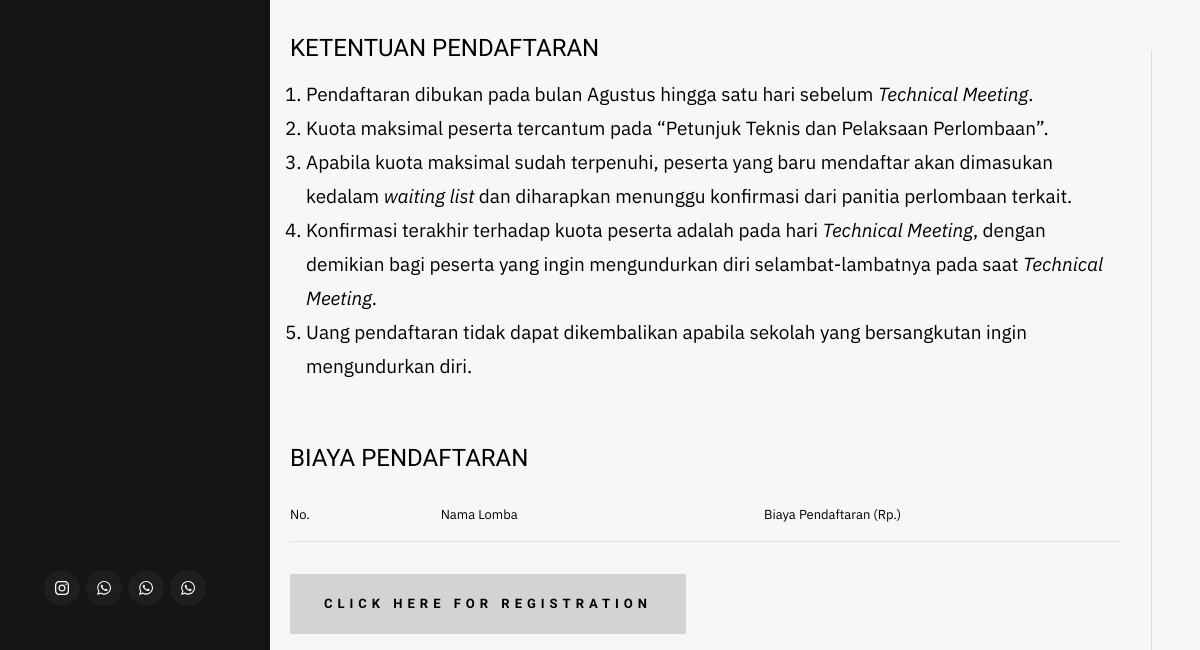
Before: /index.php/registration (lower part) with the older database file.
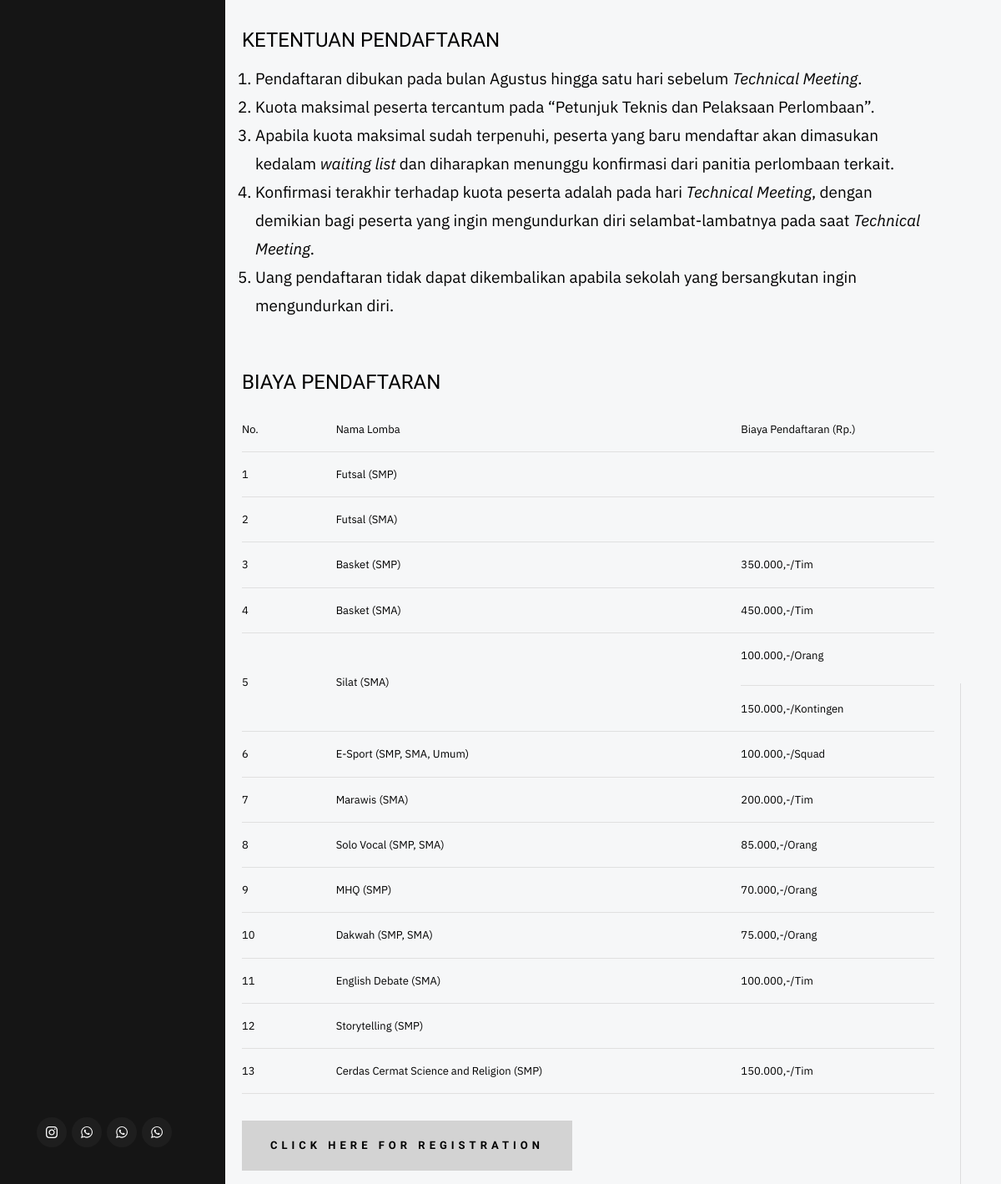
After: the same page with the newer database file.
### tables this page shows
CREATE TABLE `biaya_lomba` (
  `id` int(10) NOT NULL,
  `nama_lomba` varchar(255) NOT NULL,
  `biaya` varchar(255) DEFAULT NULL,
  `row` varchar(10) NOT NULL,
  `sub_harga` varchar(200) DEFAULT NULL
);

### application/controllers/Registration.php (called while the page is built, shortened)
<?php
class Registration extends CI_Controller{
	public function __construct()
	{
		$this->load->model('M_reg');
		$this->load->library('form_validation');
	}
	public function index()
	{
		$data['lomba']=[
			'Futsal (SMP)',
			'Futsal (SMA)',
			'Basket (SMP)',
			'Basket (SMA)',
			'Silat (SMA)',
			'E-Sport (SMP)',
			'E-Sport (SMA)',
			'E-Sport (Umum)',
			'Marawis (SMA)',
			'Solo Vocal (SMP)',
			'Solo Vocal (SMA)',
			'MHQ (SMP)',
			'Dakwah (SMP)',
			'Dakwah (SMA)',
			'English Debate (SMA)',
			'Storytelling (SMP)',
			'Cerdas Cermat Science and Religion (SMP)'
		];
		$data['laguL'] = [
			'Photograph', 'Arti Sahabat', 'Gajah'
		];
		$data['biaya'] = $this->M_reg->biaya();
		$this->form_validation->set_rules('cName','Nama Lengkap','trim|required');
		$this->form_validation->set_rules('cEmail','Alamat Email','trim|required|valid_email');
		$this->form_validation->set_rules('cGender','Jenis Kelamin','trim|required');
		$this->form_validation->set_rules('cDateBirth','Tanggal Lahir','trim|required');
		$this->form_validation->set_rules('cAdress','Alamat','trim|required');
		$this->form_validation->set_rules('cPhone','No Telpon','trim|required|numeric');
		$this->form_validation->set_rules('cLomba','Mata lomba','trim|required');
		$this->form_validation->set_rules('cLagu','Lagu Pilihan','trim');
		$this->form_validation->set_rules('cAsal','Asal Sekolah','trim|required');
		$this->form_validation->set_rules('cNoSekolah','No Telp. Sekolah','trim|required|numeric');
		$this->form_validation->set_rules('cNamaPembina','Nama Pembina','trim|required');
		$this->form_validation->set_rules('cNoPembina','No Telp. Pembina','trim|required|numeric');
		if($this->form_validation->run()==false){
		$this->load->view('registration',$data);
		}else{
			$this->M_reg->daftar();
			redirect(base_url(),'refresh');
		}
	}
}

### index.php (called while the page is built, shortened)
<?php
require_once BASEPATH.'core/CodeIgniter.php';

### application/models/M_reg.php (called while the page is built, shortened)
<?php
class M_reg extends CI_Model {
    public function biaya()
    {
        return $this->db->get('biaya_lomba')->result_array();
	}
}

### application/views/registration.php (the view, shortened to what this page needs)
<!DOCTYPE html>
<html class="no-js" lang="en">
<head>
	<link rel="stylesheet" href="<?= base_url('assets/css/base.css');  ?>">
<link rel="stylesheet" href="<?= base_url('assets/css/vendor.css');  ?>">
<link rel="stylesheet" href="<?= base_url('assets/css/main.css');  ?>">
<link rel="stylesheet" href="<?= base_url('assets/css/style.css');?>">
</head>
<body>
<div id="top" class="s-wrap site-wrapper">
	<header class="s-header">
	<nav class="header__nav-wrap">
	<ul class="header__social">
		<li class="ss-instagram">
			<a href="https://instagram.com/official.xpreso/"><span class="screen-reader-text">Instagram</span></a>
		</li>
		<li class="ss-whatsapp">
			<a href="#0"><span class="screen-reader-text">WhatsApp</span></a>
		</li>
		<li class="ss-whatsapp">
			<a href="#0"><span class="screen-reader-text">WhatsApp</span></a>
		</li>
		<li class="ss-whatsapp">
			<a href="#0"><span class="screen-reader-text">WhatsApp</span></a>
		</li>
	</ul>
	</nav>
	</header>
	<div class="s-content">
<h3>KETENTUAN PENDAFTARAN </h3>
		<ol>
			<li>Pendaftaran dibukan pada bulan Agustus hingga satu hari sebelum <i>Technical Meeting</i>. </li>
			<li>Kuota maksimal peserta tercantum pada “Petunjuk Teknis dan Pelaksaan Perlombaan”. </li>
			<li>Apabila kuota maksimal sudah terpenuhi, peserta yang baru mendaftar akan dimasukan kedalam <i>waiting list</i> dan diharapkan menunggu konfirmasi dari panitia perlombaan terkait. </li>
			<li>Konfirmasi terakhir terhadap kuota peserta adalah pada hari <i>Technical Meeting</i>, dengan demikian bagi peserta yang ingin mengundurkan diri selambat-lambatnya pada saat <i>Technical Meeting</i>. </li>
			<li>Uang pendaftaran tidak dapat dikembalikan apabila sekolah yang bersangkutan ingin mengundurkan diri. </li>
		</ol>
<h3>BIAYA PENDAFTARAN</h3>
<table>
	<td>No.</td>
	<td>Nama Lomba</td>
	<td>Biaya Pendaftaran (Rp.)</td>
	<?php
	$no =1;
	foreach ($biaya as $b):
	?>
<tr>
	<td><?= $no++?></td>
	<td><?= $b['nama_lomba']?></td>
	<td><?= $b['biaya'] .$b['row']. $b['sub_harga'] ?></td>
</tr>
<?php endforeach;?>
</table>
<button id="myBtn">CLICK HERE FOR REGISTRATION</button>
	</div>
</div>
</body>

### assets/css/base.css (style rules this page uses)
html { line-height: 1.15; -webkit-text-size-adjust: 100%; }
body { margin: 0; }
hr { box-sizing: content-box; height: 0; overflow: visible; }
a { background-color: transparent; }
button, input, optgroup, select, textarea { font-family: inherit; font-size: 100%; line-height: 1.15; margin: 0; }
button, input { overflow: visible; }
button, select { text-transform: none; }
button, [type="button"], [type="reset"], [type="submit"] { -webkit-appearance: button; }
html { font-size: 62.5%; box-sizing: border-box; }
*, *::before, *::after { box-sizing: inherit; }
body { font-weight: normal; line-height: 1; word-wrap: break-word; -moz-font-smoothing: grayscale; -moz-osx-font-smoothing: grayscale; -webkit-font-smoothing: antialiased; -webkit-overflow-scrolling: touch; -webkit-text-size-adjust: none; }
div, dl, dt, dd, ul, ol, li, h1, h2, h3, h4, h5, h6, pre, form, p, blockquote, th, td { margin: 0; padding: 0; }
em, i { font-style: italic; line-height: inherit; }
ol, ul { list-style: none; }
li { display: block; }
a { text-decoration: none; line-height: inherit; }

Changed rows visible on the page:
added biaya_lomba: nama_lomba "Futsal (SMP)"
added biaya_lomba: nama_lomba "Futsal (SMA)"
added biaya_lomba: nama_lomba "Basket (SMP)", biaya "350.000,-/Tim"
added biaya_lomba: nama_lomba "Basket (SMA)", biaya "450.000,-/Tim"
added biaya_lomba: nama_lomba "Silat (SMA)", biaya "100.000,-/Orang", sub_harga "150.000,-/Kontingen"
added biaya_lomba: nama_lomba "E-Sport (SMP, SMA, Umum)", biaya "100.000,-/Squad"
added biaya_lomba: nama_lomba "Marawis (SMA)", biaya "200.000,-/Tim"
added biaya_lomba: nama_lomba "Solo Vocal (SMP, SMA)", biaya "85.000,-/Orang"
added biaya_lomba: nama_lomba "MHQ (SMP)", biaya "70.000,-/Orang"
added biaya_lomba: nama_lomba "Dakwah (SMP, SMA)", biaya "75.000,-/Orang"
added biaya_lomba: nama_lomba "English Debate (SMA)", biaya "100.000,-/Tim"
added biaya_lomba: nama_lomba "Storytelling (SMP)"
added biaya_lomba: nama_lomba "Cerdas Cermat Science and Religion (SMP)", biaya "150.000,-/Tim"
